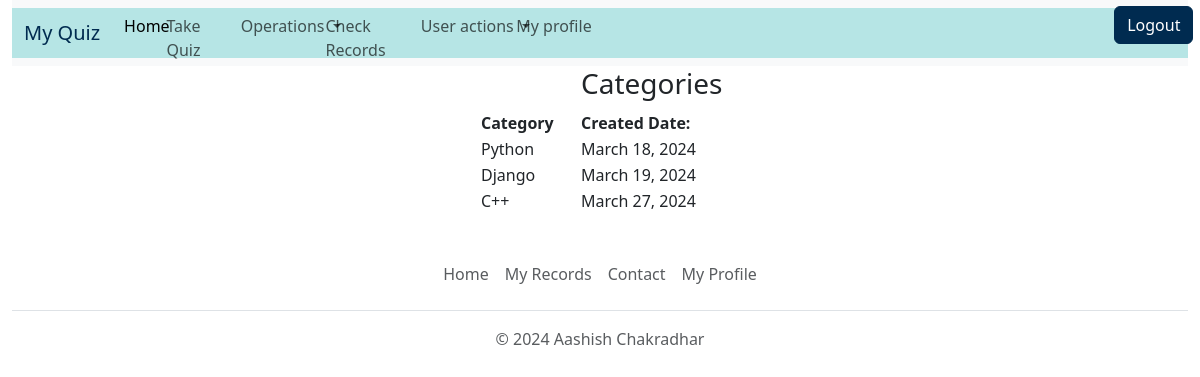
The app's page /view-category (signed in) with its own data.
### quiz/models.py (models this page shows)
class BaseModel(models.Model):
    uid=models.UUIDField(primary_key=True,default=uuid.uuid4,editable=False)
    created_at=models.DateField(auto_now_add=True)
    updated_at=models.DateField(auto_now=True)
    class Meta:
        abstract=True

class Category(BaseModel):
    category_name = models.CharField(max_length=15, default='Uncatogarized')
    def __str__(self):
        return self.category_name

### quiz/views.py (the view)
# urls.py: path('view-category',views.view_category,name='view_category'),
def view_category(request):
    if request.user.is_anonymous:
        return redirect("/login")
    else:
        try:
            all_category = Category.objects.all()
            context = {'categories': all_category}
            return render(request, 'view_category.html', context)
        except Exception as e:
            messages.error(request,str(e))
            return render(request,"index.html")

### templates/view_category.html (shortened to what this page needs)
{% extends "base.html" %}
{% block body %}
    <div style="width:30%; text-align: left; margin-left:40%;">
        <table>
            <tr>
                <th></th>
                <th>
                    <h3>Categories</h3>
                </th>
            </tr>
            <tr>
                <th style="width:100px">
                    Category
                </th>
                <th style="width:200px">
                    Created Date:
                </th>
            </tr>
            {% for category in categories %}
                <tr>
                    <td>
                        {{category}}
                    </td>
                    <td>
                        {{category.created_at}}
                    </td>
                </tr>
            {% endfor %}
        </table>
    </div>
{% endblock body %}

### records on screen
Category: category_name "Python", created_at "March 18, 2024"
Category: category_name "Django", created_at "March 19, 2024"
Category: category_name "C++", created_at "March 27, 2024"
